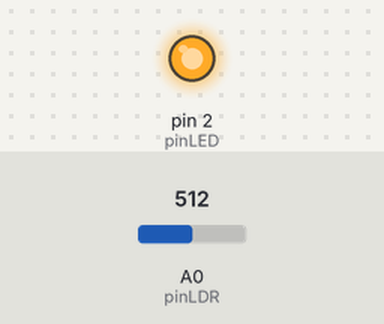
Recording of a sketch running on a simulated Arduino Uno, built with avr-gcc and run on an emulated ATmega328P. Parts: output pins drawn as LEDs (lit = HIGH). The test bench sets the inputs (shaded band); at power-on: A0 (pinLDR) = 512. What the sketch prints to the serial monitor is not drawn.

Above: at 0.1 s.
Timing chart, 0 to 1.6 s (numbered marks = the images above):
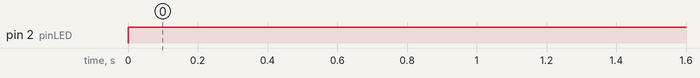

The sketch:

01_led_photoresistance.ino
```cpp
// Séance 1 : allumer une LED en fonction de la luminosité ambiante
// Composants : photorésistance (LDR) sur A0, LED sur la pin 2

const int pinLED = 2;
const int pinLDR = A0;

void setup() {
  pinMode(pinLED, OUTPUT);
  pinMode(pinLDR, INPUT);

  Serial.begin(9600);
}

void loop() {
  int valeurLumiere = analogRead(pinLDR);

  Serial.print("Valeur LDR : ");
  Serial.println(valeurLumiere);

  if (valeurLumiere < 1025) {
    digitalWrite(pinLED, HIGH);
  }
  else {
    digitalWrite(pinLED, LOW);
  }

  delay(100);
}
```

Measured:
- by itself, pin 2 (pinLED): LOW → HIGH at 0.00 s
